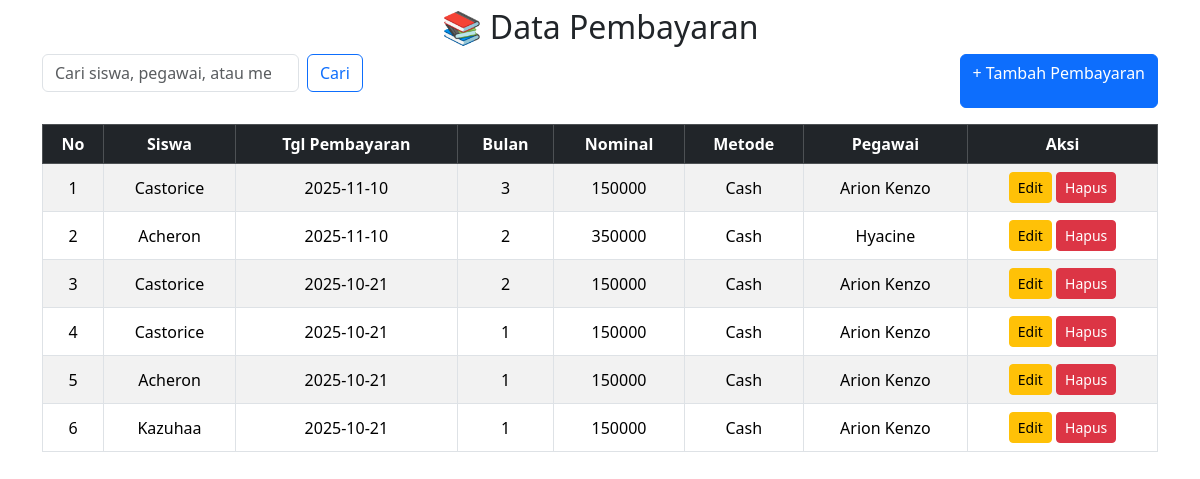
The app's page /admin/pembayaran.php with its own data.
### tables this page shows
CREATE TABLE `pembayaran` (
  `id_pembayaran` int NOT NULL,
  `id_siswa` int NOT NULL,
  `tgl_pembayaran` date NOT NULL,
  `bulan` int NOT NULL,
  `nominal` int NOT NULL,
  `metode` varchar(10) NOT NULL,
  `id_pegawai` int NOT NULL
);

CREATE TABLE `siswa` (
  `id_siswa` int NOT NULL,
  `nama_siswa` varchar(100) NOT NULL,
  `no_absen` int NOT NULL,
  `tgl_lahir` date NOT NULL,
  `alamat` text NOT NULL,
  `telp` varchar(15) NOT NULL,
  `nis` int NOT NULL,
  `nisn` varchar(15) NOT NULL,
  `id_kelas` int NOT NULL
);

CREATE TABLE `pegawai` (
  `id_pegawai` int NOT NULL,
  `nama_pegawai` varchar(100) NOT NULL,
  `tgl_lahir` date NOT NULL,
  `alamat` text NOT NULL,
  `telp` varchar(15) NOT NULL,
  `username` varchar(20) NOT NULL,
  `password` varchar(35) NOT NULL
);

### admin/pembayaran.php (the view, shortened to what this page needs)
<?php
include "koneksi.php";
$cari = "";
if (isset($_GET['cari']) && $_GET['cari'] != "") {
    $cari = $_GET['cari'];
    $result = mysqli_query($koneksi, "
        SELECT pembayaran.*, siswa.nama_siswa, pegawai.nama_pegawai
        FROM pembayaran
        JOIN siswa ON pembayaran.id_siswa = siswa.id_siswa
        JOIN pegawai ON pembayaran.id_pegawai = pegawai.id_pegawai
        WHERE siswa.nama_siswa LIKE '%$cari%'
           OR pegawai.nama_pegawai LIKE '%$cari%'
           OR pembayaran.metode LIKE '%$cari%'
        ORDER BY id_pembayaran DESC
    ");
} else {
    $result = mysqli_query($koneksi, "
        SELECT pembayaran.*, siswa.nama_siswa, pegawai.nama_pegawai
        FROM pembayaran
        JOIN siswa ON pembayaran.id_siswa = siswa.id_siswa
        JOIN pegawai ON pembayaran.id_pegawai = pegawai.id_pegawai
        ORDER BY id_pembayaran DESC
    ");
}
?>
<link href="https://cdn.jsdelivr.net/npm/bootstrap@5.3.3/dist/css/bootstrap.min.css" rel="stylesheet">
<div class="container mt-2">
    <h2 class="mb-2 text-center">📚 Data Pembayaran</h2>
    <div class="d-flex justify-content-between mb-3">
        <form class="d-flex" method="get" action="">
            <input class="form-control me-2" type="search" name="cari" placeholder="Cari siswa, pegawai, atau metode..." value="<?= $cari ?>">
            <button class="btn btn-outline-primary" type="submit">Cari</button>
        </form>
        <a href="pembayaran_tambah.php" class="btn btn-primary">+ Tambah Pembayaran</a>
    </div>
    <div class="table-responsive">
        <table class="table table-bordered table-striped table-hover align-middle text-center">
            <thead class="table-dark">
                <tr>
                    <th>No</th>
                    <th>Siswa</th>
                    <th>Tgl Pembayaran</th>
                    <th>Bulan</th>
                    <th>Nominal</th>
                    <th>Metode</th>
                    <th>Pegawai</th>
                    <th>Aksi</th>
                </tr>
            </thead>
            <tbody>
            <?php
            $no = 1;
            if (mysqli_num_rows($result) > 0) {
                while ($row = mysqli_fetch_assoc($result)) { ?>
                    <tr>
                        <td><?= $no++ ?></td>
                        <td><?= $row['nama_siswa'] ?></td>
                        <td><?= $row['tgl_pembayaran'] ?></td>
                        <td><?= $row['bulan'] ?></td>
                        <td><?= $row['nominal'] ?></td>
                        <td><?= $row['metode'] ?></td>
                        <td><?= $row['nama_pegawai'] ?></td>
                        <td>
                            <a href="pembayaran_edit.php?id=<?= $row['id_pembayaran'] ?>" class="btn btn-sm btn-warning">Edit</a>
                            <a href="pembayaran_hapus.php?id=<?= $row['id_pembayaran'] ?>"
                               class="btn btn-sm btn-danger"
                               onclick="return confirm('Yakin ingin menghapus pembayaran ini?')">Hapus</a>
                        </td>
                    </tr>
            <?php }
            } else { ?>
                <tr>
                    <td colspan="8" class="text-center text-muted">⚠ Data tidak ditemukan</td>
                </tr>
            <?php } ?>
            </tbody>
        </table>
    </div>
</div>

### records on screen
pembayaran: id_siswa.nama_siswa "Castorice", tgl_pembayaran "2025-11-10", bulan "3", nominal "150000", metode "Cash", id_pegawai.nama_pegawai "Arion Kenzo"
pembayaran: id_siswa.nama_siswa "Acheron", tgl_pembayaran "2025-11-10", bulan "2", nominal "350000", metode "Cash", id_pegawai.nama_pegawai "Hyacine"
pembayaran: id_siswa.nama_siswa "Castorice", tgl_pembayaran "2025-10-21", bulan "2", nominal "150000", metode "Cash", id_pegawai.nama_pegawai "Arion Kenzo"
pembayaran: id_siswa.nama_siswa "Castorice", tgl_pembayaran "2025-10-21", bulan "1", nominal "150000", metode "Cash", id_pegawai.nama_pegawai "Arion Kenzo"
pembayaran: id_siswa.nama_siswa "Acheron", tgl_pembayaran "2025-10-21", bulan "1", nominal "150000", metode "Cash", id_pegawai.nama_pegawai "Arion Kenzo"
pembayaran: id_siswa.nama_siswa "Kazuhaa", tgl_pembayaran "2025-10-21", bulan "1", nominal "150000", metode "Cash", id_pegawai.nama_pegawai "Arion Kenzo"
